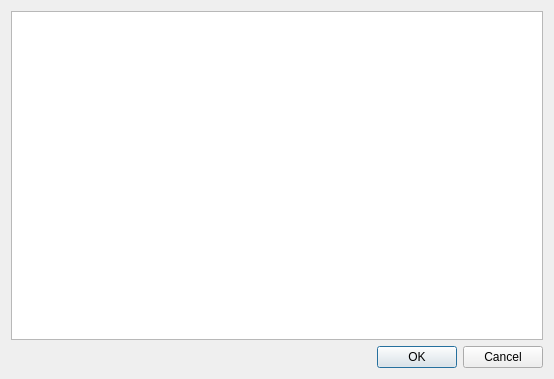
<?xml version="1.0" encoding="UTF-8"?>
<ui version="4.0">
 <class>Statistics</class>
 <widget class="QDialog" name="Statistics">
  <property name="geometry">
   <rect>
    <x>0</x>
    <y>0</y>
    <width>554</width>
    <height>379</height>
   </rect>
  </property>
  <property name="windowTitle">
   <string>Statistics</string>
  </property>
  <layout class="QGridLayout" name="gridLayout">
   <item row="0" column="0">
    <widget class="QTableView" name="statisticsTable"/>
   </item>
   <item row="1" column="0">
    <widget class="QDialogButtonBox" name="buttonBox">
     <property name="orientation">
      <enum>Qt::Horizontal</enum>
     </property>
     <property name="standardButtons">
      <set>QDialogButtonBox::Cancel|QDialogButtonBox::Ok</set>
     </property>
    </widget>
   </item>
  </layout>
 </widget>
 <resources/>
 <connections>
  <connection>
   <sender>buttonBox</sender>
   <signal>accepted()</signal>
   <receiver>Statistics</receiver>
   <slot>accept()</slot>
   <hints>
    <hint type="sourcelabel">
     <x>248</x>
     <y>254</y>
    </hint>
    <hint type="destinationlabel">
     <x>157</x>
     <y>274</y>
    </hint>
   </hints>
  </connection>
  <connection>
   <sender>buttonBox</sender>
   <signal>rejected()</signal>
   <receiver>Statistics</receiver>
   <slot>reject()</slot>
   <hints>
    <hint type="sourcelabel">
     <x>316</x>
     <y>260</y>
    </hint>
    <hint type="destinationlabel">
     <x>286</x>
     <y>274</y>
    </hint>
   </hints>
  </connection>
 </connections>
</ui>
